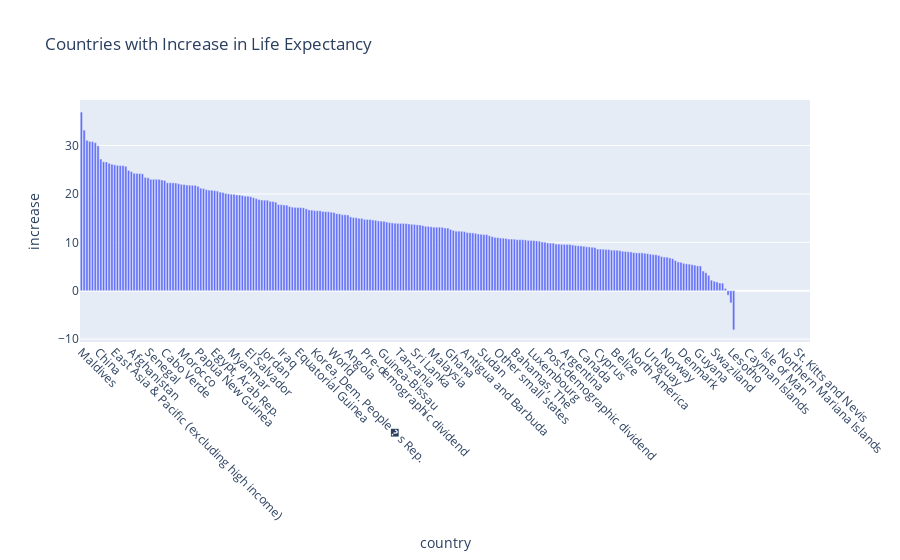

Notebook code cell kept with this figure:
### Code cell
# plot 

sorted_countries_df5 = sorted_countries_4.reset_index()

fig_4 = px.bar(sorted_countries_df5, x='Country Name', y= 'increase', 
               labels= {'Country Name': 'country'},
               title='Countries with Increase in Life Expectancy')

fig_4.update_xaxes(tickangle=45)


fig_4.show()

### Figure 1 — Plotly figure (JSON) as saved in the notebook; plotly's stock layout.template omitted (floating-point values rounded to 4 significant figures; data arrays with more than 128 entries replaced by an {"elided": "..."} marker saying what was removed)
{"data": [{"alignmentgroup": "True", "hovertemplate": "country=%{x}<br>increase=%{y}<extra></extra>", "legendgroup": "", "marker": {"color": "#636efa", "pattern": {"shape": ""}}, "name": "", "offsetgroup": "", "orientation": "v", "showlegend": false, "textposition": "auto", "type": "bar", "x": {"elided": "263 str values"}, "xaxis": "x", "y": {"elided": "263 float values"}, "yaxis": "y"}], "layout": {"barmode": "relative", "legend": {"tracegroupgap": 0}, "title": {"text": "Countries with Increase in Life Expectancy"}, "xaxis": {"anchor": "y", "domain": [0, 1], "tickangle": 45, "title": {"text": "country"}}, "yaxis": {"anchor": "x", "domain": [0, 1], "title": {"text": "increase"}}}}
